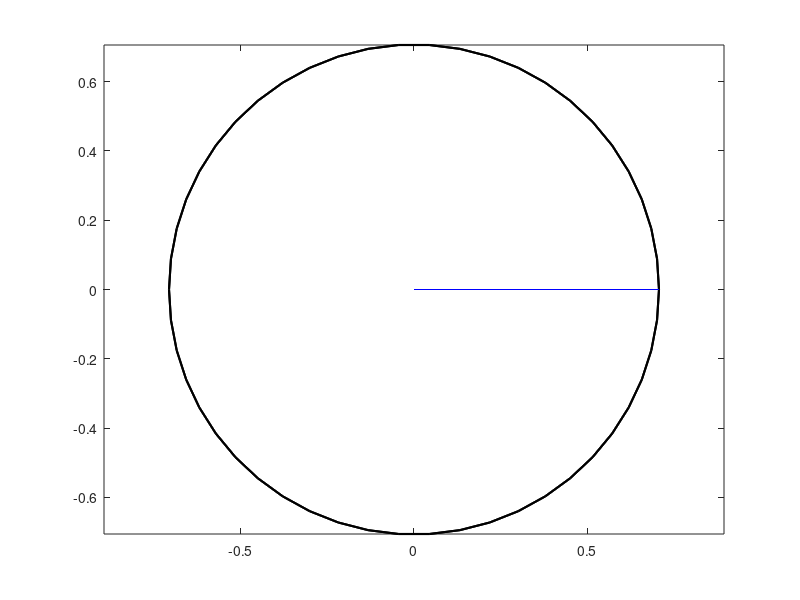

Reproduce this figure in MATLAB.
close all;clear all;clc;
polarization = 'RHCP'; % Options 1 - 'RHCP', 2 - 'LHCP'
T    = 2*pi;
w    = 2 * pi /T;
t    = linspace(0,2*T,101);

figure;
for ind = 1:length(t)
    pause(0.10);cla,    
    Ex =  1/sqrt(2) * cos( w * t(ind) );
    if strcmp(polarization,'RHCP')
        Ey =  1/sqrt(2) * sin( w * t(ind) );
    elseif strcmp(polarization,'LHCP')
        Ey =  -1/sqrt(2) * sin( w * t(ind) );
    end
    r = norm([Ex Ey]);
    plot(r*cos(w*t),r*sin(w*t),'k','LineWidth',1.5)
    hold on
    plot([0 Ex],[0 Ey],'b');
    axis equal
end
